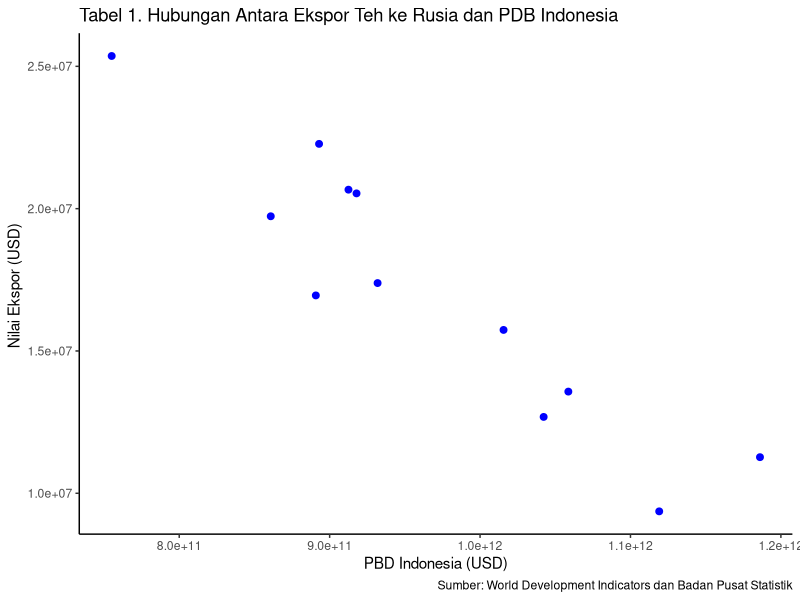

The R source for this figure:
## ---- chunk 1
#| label: fig-mpg
#| fig-cap: "City and highway mileage for 38 popular models of cars.Color by number of cylinders"
library(tidyverse)
library(readxl)
dat<-read_excel('DATA EKSPOR.xlsx')
library(ggplot2)
ggplot(data=dat, aes(x=X, y=Y))+
  geom_point(color='blue', size=2)+
  labs(title="Tabel 1. Hubungan Antara Ekspor Teh ke Rusia dan PDB Indonesia",
       x="PBD Indonesia (USD)",
       y="Nilai Ekspor (USD) ",
       caption = "Sumber: World Development Indicators dan Badan Pusat Statistik") +
  theme_classic()
## ---- chunk 2
library(readxl)

DATA_EKSPOR<-read_excel("DATA EKSPOR.xlsx")
reg1<-lm(X~Y,data=DATA_EKSPOR)
summary(reg1)
